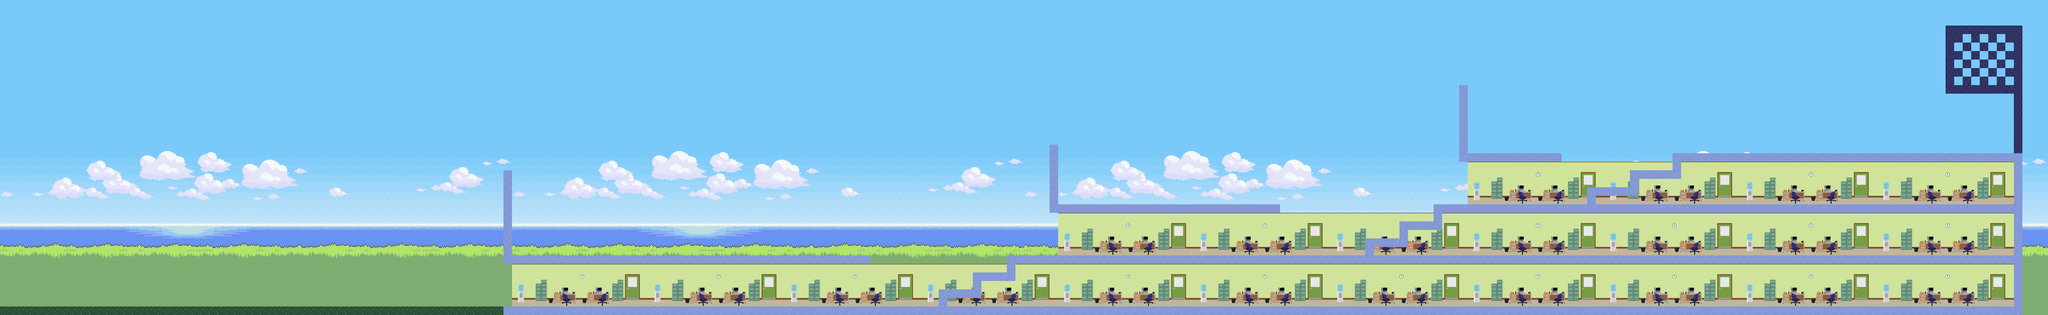

Below is a game level as drawn by its tile map, then a one-line description and the .tmx that defines it (tile-layer data replaced by summaries):
An orthogonal 240x37 tile map with 32x32 px tiles, 1 tile layer (tilelayer), 1 image layer and 11 objects (5x enemyspawn, 2x featurespawn, 2x powerupspawn, playerspawn, levelend).

<map version="1.0" tiledversion="1.0.3" orientation="orthogonal" renderorder="right-down" width="240" height="37" tilewidth="32" tileheight="32" nextobjectid="15">
 <tileset firstgid="1" name="tiles" tilewidth="32" tileheight="32" tilecount="4" columns="2">
  <image source="tiles.png" width="64" height="64" />
  <tile id="0">
   <objectgroup draworder="index">
    <properties>
     <property name="solid" type="bool" value="true" />
    </properties>
   </objectgroup>
  </tile>
  <tile id="1">
   <objectgroup draworder="index">
    <properties>
     <property name="solid" type="bool" value="true" />
    </properties>
   </objectgroup>
  </tile>
  <tile id="2">
   <objectgroup draworder="index">
    <properties>
     <property name="solid" type="bool" value="true" />
    </properties>
   </objectgroup>
  </tile>
  <tile id="3">
   <objectgroup draworder="index">
    <properties>
     <property name="solid" type="bool" value="false" />
    </properties>
   </objectgroup>
  </tile>
 </tileset>
 <imagelayer name="imagelayer">
  <image source="lvl3.png" width="7680" height="1184" />
 </imagelayer>
 <layer name="tilelayer" width="240" height="37">
  <data>[8880 cells, 8880 non-empty, 4 distinct tile ids]</data>
 </layer>
 <objectgroup name="objectlayer">
  <object id="1" name="playerspawn" type="playerspawn" x="92.8571" y="1002.38" width="59.5238" height="71.4286" />
  <object id="2" name="enemyspawn1" type="enemyspawn" x="863.291" y="1020.25" width="65.8228" height="63.2911" />
  <object id="3" name="featurespawn1" type="featurespawn" x="3825.32" y="860.759" width="43.038" height="43.038" />
  <object id="4" name="enemyspawn2" type="enemyspawn" x="6478.48" y="448.101" width="37.9747" height="43.038" />
  <object id="7" name="featurespawn2" type="featurespawn" x="5559.49" y="658.228" width="50.6329" height="48.1013" />
  <object id="8" name="powerupspawn1" type="powerupspawn" x="1506.33" y="1002.53" width="50.6329" height="58.2278" />
  <object id="9" name="powerupspawn2" type="powerupspawn" x="4911.39" y="891.139" width="40.5063" height="35.443" />
  <object id="11" name="levelend1" type="levelend" x="7430.31" y="448" width="96" height="128" />
  <object id="12" name="enemyspawn4" type="enemyspawn" x="2320.63" y="1055.2" width="37.9747" height="43.038" />
  <object id="13" name="enemyspawn5" type="enemyspawn" x="4343.96" y="860.042" width="37.9747" height="43.038" />
  <object id="14" name="enemyspawn6" type="enemyspawn" x="6885.45" y="476.462" width="37.9747" height="43.038" />
 </objectgroup>
</map>
